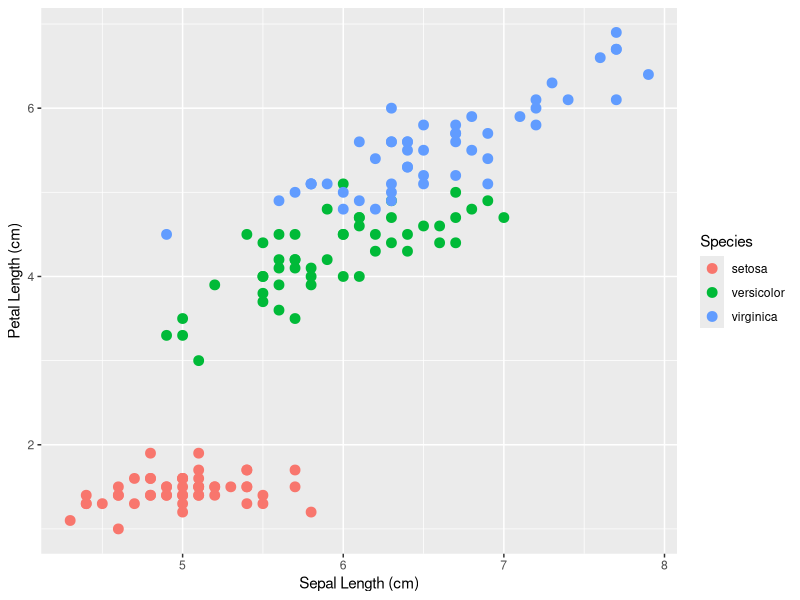
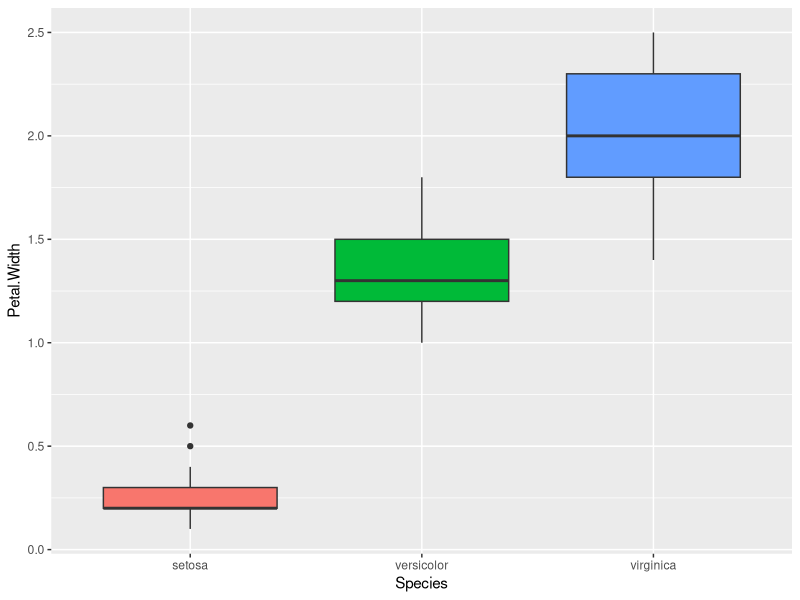
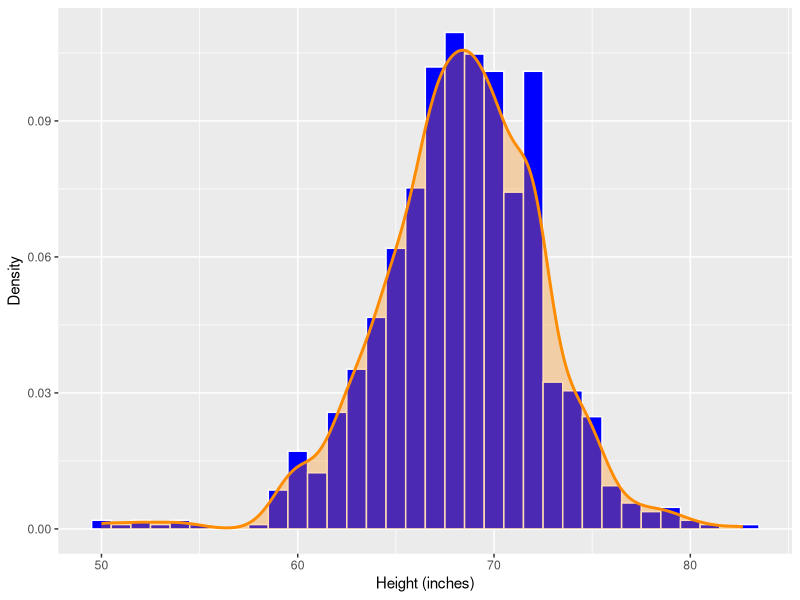

R code for these plots, in order:
## ---- chunk 1
#| warning: false

library(dslabs)
library(dplyr)
library(ggplot2)
## ---- chunk 2
Pretty_Flowers <- iris %>%
  ggplot(aes(Sepal.Length, Petal.Length, color = Species)) +
  geom_point(size = 3) +
  xlab("Sepal Length (cm)") +
  ylab("Petal Length (cm)")

Pretty_Flowers
## ---- chunk 3
Petal_Spread <- iris %>%
  ggplot(aes(x = Species, y = Petal.Width, fill = Species)) +
  geom_boxplot(show.legend = FALSE)

Petal_Spread
## ---- chunk 4
Tall_Density <- heights %>%
  ggplot(aes(x = height)) +
  geom_histogram(aes(y = after_stat(density)),
                     binwidth = 1,
                     fill = "blue",
                     color = "white") +
  geom_density(color = "darkorange",
               fill = "darkorange",
               alpha = 0.3,
               linewidth = 1) +
  xlab("Height (inches)") +
  ylab("Density")

Tall_Density
